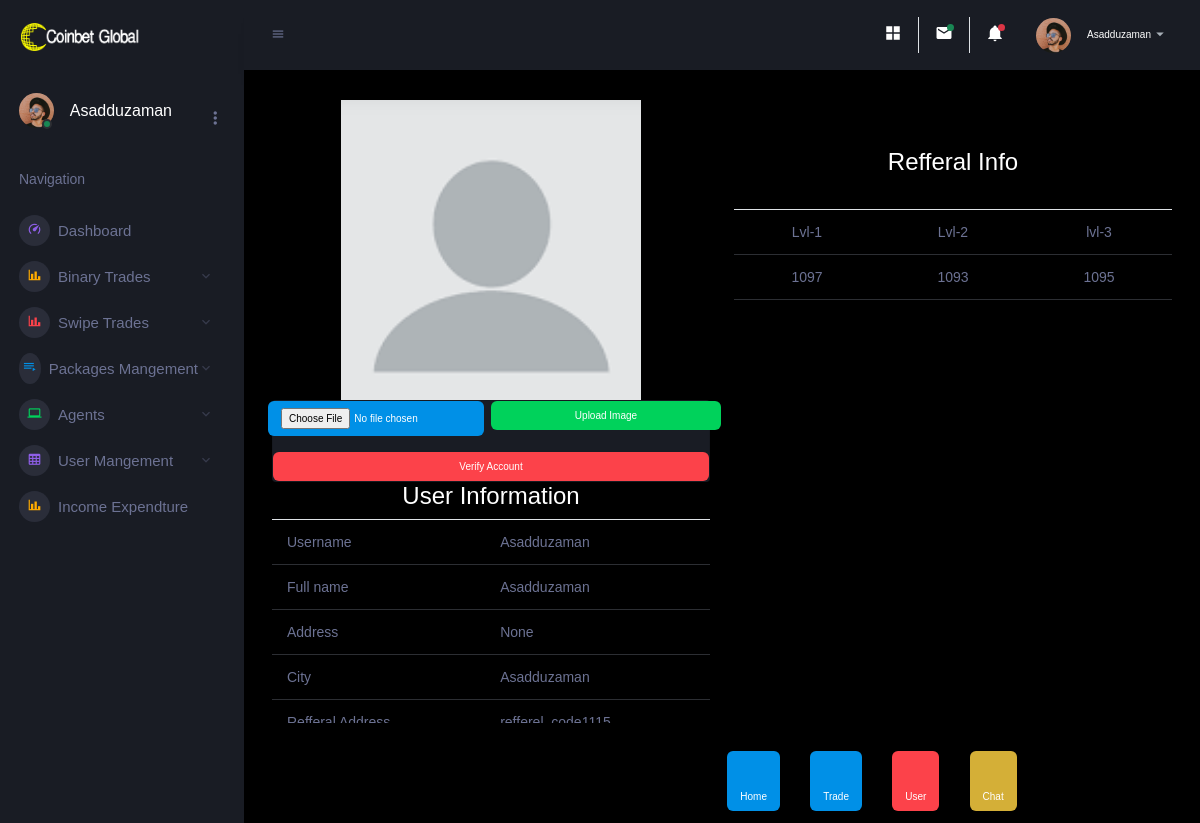
The app's page /trade/user-settings.php (signed in) with its own data.
### tables this page shows
CREATE TABLE `tbl_member` (
  `mId` int(11) NOT NULL,
  `referral_code` varchar(255) NOT NULL,
  `lvl_rf_id1` int(11) NOT NULL,
  `lvl_rf_id2` int(11) NOT NULL,
  `lvl_rf_id3` int(11) NOT NULL,
  `member_name` varchar(255) NOT NULL,
  `gender` varchar(255) NOT NULL,
  `birthday` varchar(255) NOT NULL,
  `nationality` varchar(255) NOT NULL,
  `city` varchar(20) NOT NULL,
  `phone` varchar(15) NOT NULL,
  `balance` float NOT NULL,
  `address` varchar(255) NOT NULL,
  `photo` text NOT NULL,
  `nid_front` varchar(100) NOT NULL,
  `nid_back` varchar(100) NOT NULL,
  `joinDate` varchar(255) NOT NULL,
  `joinTime` varchar(255) NOT NULL,
  `timestamp1` varchar(255) NOT NULL,
  `status` varchar(11) NOT NULL,
  `verify` tinyint(4) NOT NULL DEFAULT 0
);

### class/dbClass.php (called while the page is built, shortened)
<?php
class Database
{
	 private $host 		=	"localhost";
	 private $user		=	"root";
	 private $pass	 	=	"";
	 protected $dbName	=	"etechdss_demo";
	 protected $conn 	= 	false;
	 private $result	= 	array();
	public function __construct()
	{
		if (!$this->conn) {
			$this->mysqli=new mysqli($this->host, $this->user,$this->pass,$this->dbName);
			$this->conn=true;
			if ($this->mysqli->connect_error) {
				array_push($this->result, $this->mysqli->connect_error);
				return false;
			}
			else {
				return true;
			}
		}
	}
}
?>

### class/getSetClass.php (called while the page is built, shortened)
<?php
require 'dbClass.php';
class Getdata extends Database
{
	public function specificItem($table, $coulmn, $where = null, $and = null)
	{
		$array = array();
		$sql = "SELECT * FROM $table";
		if ($where != null) {
			$sql .= " WHERE $coulmn= $where";
		}
		$query = $this->mysqli->query($sql);
		while ($row = $query->fetch_assoc()) {
			$array[] = $row;
		}
		return $array;
	}
}

### trade/user-settings.php (the view, shortened to what this page needs)
<?php require_once "inc/header.php";
if ($_SESSION['admin']['role'] == "user") :
	$getData = new GetData();
	$user = $getData->specificItem('tbl_member', 'mId', $_SESSION['admin']['user_id']);
?>
	<div class="main-panel">
		<div class="content-wrapper">
			<div class="row" align="center">
				<div class="col-md-6">
					<img src="../images/user/<?= ($user[0]['photo']=='None'?'default.png':$user[0]['photo']) ?>" alt="" id="imgPreview" style="width: 300px; height:300px">
					<div class="card">
						<form action="user-settings.php" method="post" enctype="multipart/form-data">
							<div class="row no-gutters">
								<div class="col-6">
									<input type="file" name="profile_img" id="profile_img" class="btn btn-primary" value="Profile Photo">
								</div>
								<div class="col-6">
									<input type="submit" name="upload" class="btn btn-success btn-block" value="Upload Image">
								</div>
							</div>
						</form>
						<button type="button" class="btn <?= ($user[0]['verify'] == 0) ? 'btn-danger' : 'btn-success' ?> mt-3" data-toggle="modal" data-target="#exampleModal"><?= ($user[0]['verify'] == 0) ? 'Verify Account' : 'Edit' ?></button>
					</div>
					<h3>User Information</h3>
					<table class="table" align="center">
						<tr>
							<td>Username</td>
							<td><?= $user[0]['member_name'] ?></td>
						</tr>
						<tr>
							<td>Full name</td>
							<td><?= $user[0]['member_name'] ?></td>
						</tr>
						<tr>
							<td>Address</td>
							<td><?= $user[0]['address'] ?></td>
						</tr>
						<tr>
							<td>City</td>
							<td><?= $user[0]['member_name'] ?></td>
						</tr>
						<tr>
							<td>Refferal Address</td>
							<td><?= $user[0]['referral_code'] ?></td>
						</tr>
					</table>
				</div>
				<div class="col-md-6">
					<br><br>
					<h3>Refferal Info</h3>
					<br>
					<table class="table" align="center">
						<tr align="center">
							<td>Lvl-1</td>
							<td>Lvl-2</td>
							<td>lvl-3</td>
						</tr>
						<tr align="center">
							<td><?= $user[0]['lvl_rf_id1'] ?></td>
							<td><?= $user[0]['lvl_rf_id2'] ?></td>
							<td><?= $user[0]['lvl_rf_id3'] ?></td>
						</tr>
					</table>
				</div>
			</div>
							<?php print_r($user[0]) ?>
		<?php endif; ?>
		<?php require_once "inc/footer.php"; ?>

### trade/inc/header-user.php (shortened to what this page needs)
<?php if($_SESSION['admin']['role'] == "user"):?>
<nav class="sidebar sidebar-offcanvas" id="sidebar">
  <div class="sidebar-brand-wrapper d-none d-lg-flex align-items-center justify-content-center fixed-top">
    <a class="sidebar-brand brand-logo" href="dash.php"><img src="assets/images/logo.png" alt="logo" /></a>
  </div>
  <ul class="nav">
    <li class="nav-item profile">
      <div class="profile-desc">
        <div class="profile-pic">
          <div class="count-indicator">
            <img class="img-xs rounded-circle " src="assets/images/faces/face15.jpg" alt="">
            <span class="count bg-success"></span>
          </div>
          <div class="profile-name">
            <h5 class="mb-0 font-weight-normal"><?php echo $uname  ;?></h5>
          </div>
        </div>
        <a href="#" id="profile-dropdown" data-bs-toggle="dropdown"><i class="mdi mdi-dots-vertical"></i></a>
      </div>
    </li>
    <li class="nav-item nav-category">
      <span class="nav-link">Navigation</span>
    </li>
    <li class="nav-item menu-items">
      <a class="nav-link" href="dash.php">
        <span class="menu-icon">
          <i class="mdi mdi-speedometer"></i>
        </span>
        <span class="menu-title">Dashboard</span>
      </a>
    </li>
      <li class="nav-item menu-items">
      <a class="nav-link" data-bs-toggle="collapse" href="#ui-biTrade" aria-expanded="false" aria-controls="ui-biTrade">
        <span class="menu-icon">
          <i class="mdi mdi-chart-bar"></i>
        </span>
        <span class="menu-title">Binary Trades</span>
        <i class="menu-arrow"></i>
      </a>
    </li>
    <li class="nav-item menu-items">
      <a class="nav-link" data-bs-toggle="collapse" href="#ui-swipe" aria-expanded="false" aria-controls="ui-swipe">
        <span class="menu-icon">
          <i class="mdi mdi-chart-bar"></i>
        </span>
        <span class="menu-title">Swipe Trades</span>
        <i class="menu-arrow"></i>
      </a>
    </li>
    <li class="nav-item menu-items">
      <a class="nav-link" data-bs-toggle="collapse" href="#ui-pack" aria-expanded="false" aria-controls="ui-pack">
        <span class="menu-icon">
          <i class="mdi mdi-playlist-play"></i>
        </span>
        <span class="menu-title">Packages Mangement</span>
        <i class="menu-arrow"></i>
      </a>
    </li>
      <li class="nav-item menu-items">
      <a class="nav-link" data-bs-toggle="collapse" href="#ui-agent" aria-expanded="false" aria-controls="ui-agent">
        <span class="menu-icon">
          <i class="mdi mdi-laptop"></i>
        </span>
        <span class="menu-title">Agents</span>
        <i class="menu-arrow"></i>
      </a>
    </li>
     <li class="nav-item menu-items">
      <a class="nav-link" data-bs-toggle="collapse" href="#ui-basic" aria-expanded="false" aria-controls="ui-basic">
        <span class="menu-icon">
          <i class="mdi mdi-table-large"></i>
        </span>
        <span class="menu-title">User Mangement</span>
        <i class="menu-arrow"></i>
      </a>
    </li>
    <li class="nav-item menu-items">
      <a class="nav-link" href="reports.php">
        <span class="menu-icon">
          <i class="mdi mdi-chart-bar"></i>
        </span>
        <span class="menu-title">Income Expendture</span>
      </a>
    </li>
  </ul>
</nav>
<div class="container-fluid page-body-wrapper">
  <nav class="navbar p-0 fixed-top d-flex flex-row">
    <div class="navbar-menu-wrapper flex-grow d-flex align-items-stretch">
      <button class="navbar-toggler navbar-toggler align-self-center" type="button" data-toggle="minimize">
        <span class="mdi mdi-menu"></span>
      </button>
      <ul class="navbar-nav navbar-nav-right">
        <li class="nav-item nav-settings d-none d-lg-block">
          <a class="nav-link" href="#">
            <i class="mdi mdi-view-grid"></i>
          </a>
        </li>
        <li class="nav-item dropdown border-left">
          <a class="nav-link count-indicator dropdown-toggle" id="messageDropdown" href="#" data-bs-toggle="dropdown" aria-expanded="false">
            <i class="mdi mdi-email"></i>
            <span class="count bg-success"></span>
          </a>
        </li>
        <li class="nav-item dropdown border-left">
          <a class="nav-link count-indicator dropdown-toggle" id="notificationDropdown" href="#" data-bs-toggle="dropdown">
            <i class="mdi mdi-bell"></i>
            <span class="count bg-danger"></span>
          </a>
        </li>
        <li class="nav-item dropdown">
          <a class="nav-link" id="profileDropdown" href="#" data-bs-toggle="dropdown">
            <div class="navbar-profile">
              <img class="img-xs rounded-circle" src="assets/images/faces/face15.jpg" alt="">
              <p class="mb-0 d-none d-sm-block navbar-profile-name"><?php echo $uname ;?></p>
              <i class="mdi mdi-menu-down d-none d-sm-block"></i>
            </div>
          </a>
        </li>
      </ul>
    </div>
  </nav>
  <?php endif ?>

### trade/inc/footer.php (style rules this page uses)
.btn { display: inline-block; font-weight: 100; text-align: center; white-space: nowrap; vertical-align: middle; user-select: none; border: 1px solid transparent; padding: 0.375rem 0.75rem; font-size: 10px; line-height: 1.5; border-radius: 6px; transition: all 0.15s ease-in-out; }
p { font-size: 10px; color: #fff; }
a { font-size: 50px; }

### records on screen
tbl_member: member_name "Asadduzaman", address "None", referral_code "refferel_code1115", lvl_rf_id1 "1097", lvl_rf_id2 "1093", lvl_rf_id3 "1095"
